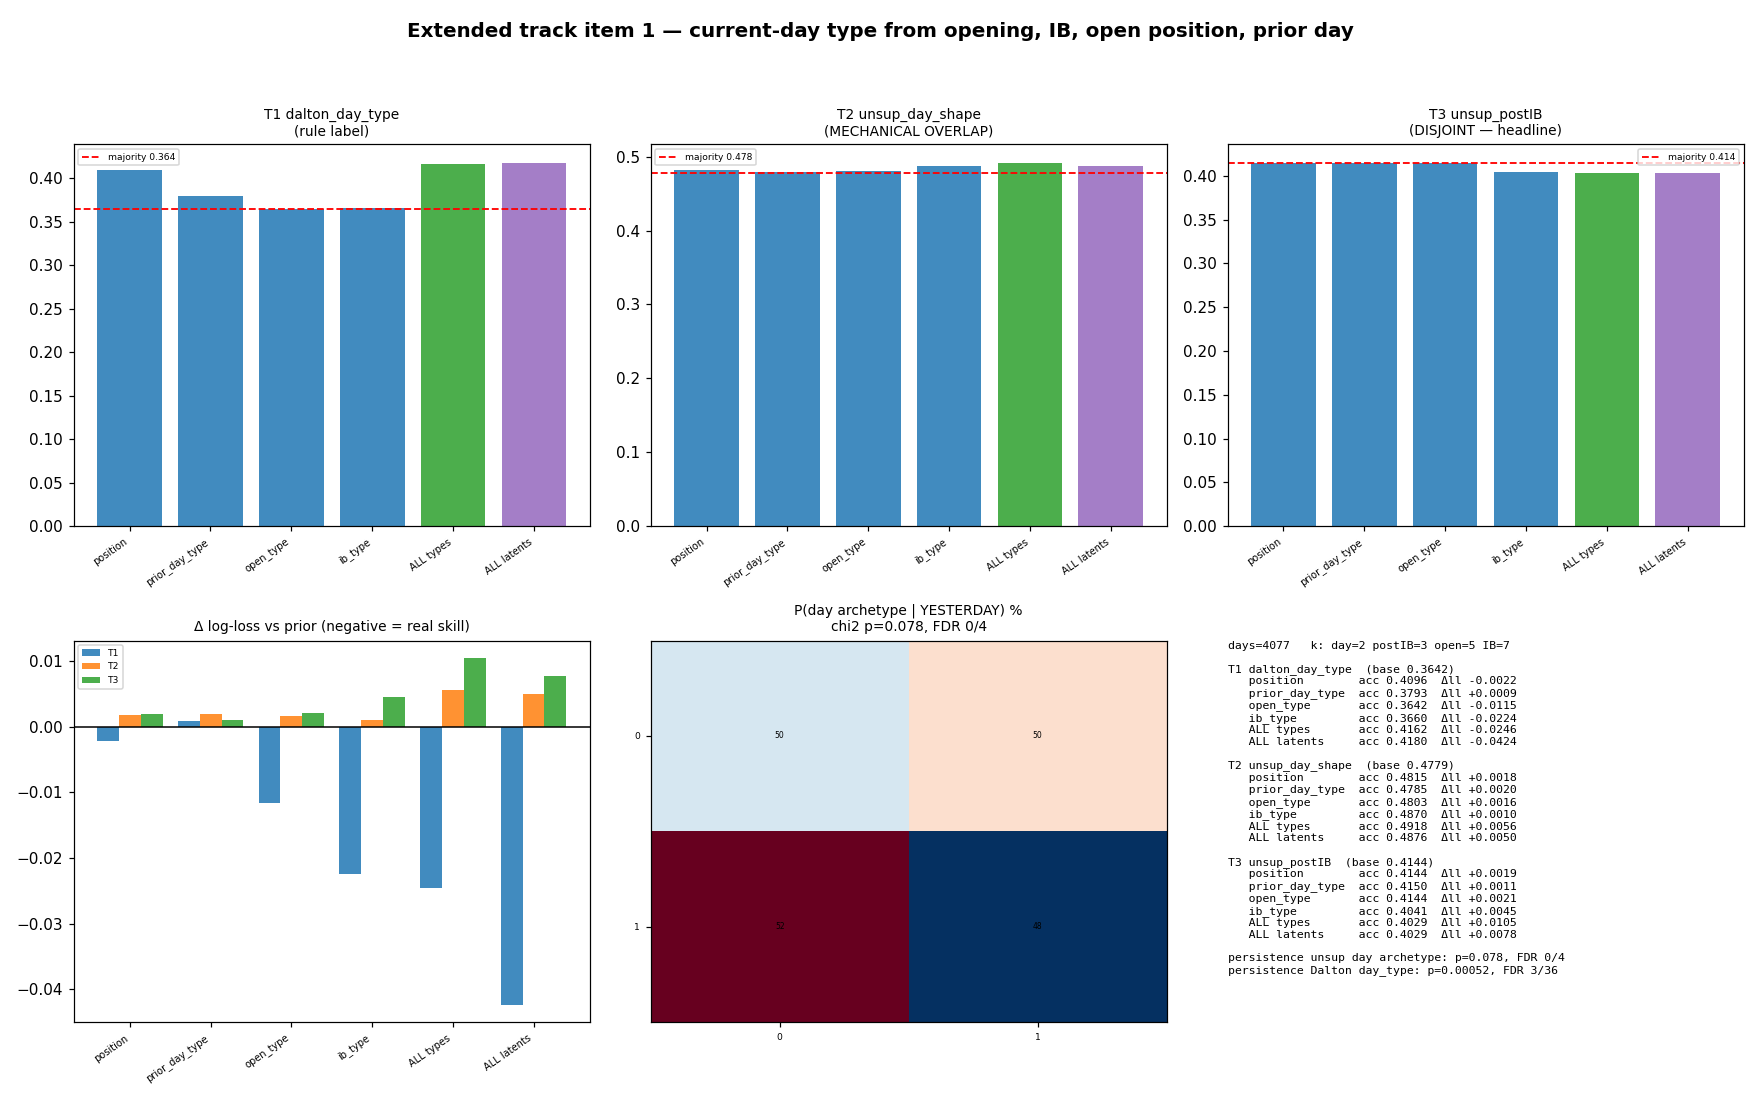

Generate this figure with Python:
"""
predict_day_type_full.py — TRACK ITEM 1 (extended):
  can the type of the CURRENT day be predicted at IB close from
    · the opening type      (unsupervised archetype)
    · the IB type           (unsupervised)
    · the position of the open inside YESTERDAY's profile
    · YESTERDAY's day type  (both unsupervised archetype and Dalton rule)

  Every taxonomy is chosen by BIC ARGMIN on a GaussianMixture fitted on TRAIN years.

THREE TARGETS, AND WHY
  The first hour is physically PART of the day's volume profile, so predicting the
  full-day shape from IB structure is partly tautological. We therefore report:
    T1  dalton_day_type   — the rule label (overlap limited to ib_width_cat)
    T2  unsup_day_shape   — unsupervised full-day archetype  [MECHANICAL OVERLAP:
                            the IB contributes ~15% of the day's volume — read with care]
    T3  unsup_postIB      — unsupervised archetype of the POST-IB profile (minutes
                            60-390) — fully DISJOINT from every predictor, and the
                            version that actually matters ("how will the rest of the
                            day develop?")
  T3 is the honest headline; T1/T2 are context.

TIMING
  All predictors are known by minute 60; all targets complete at the close, so this is
  a genuine forecast made at IB close.

CARRIED-FORWARD LESSON
  Discrete labels lose signal (confirmed 3× in this track), so each block is run in a
  discrete form (types, as asked) and a continuous form (latents) as the upper bound.

USAGE  ./vbt-env/bin/python predict_day_type_full.py [--kmax 10]
"""
import os, argparse, importlib.util, logging
import numpy as np
import pandas as pd

import sys; sys.path.insert(0, os.path.dirname(os.path.dirname(os.path.abspath(__file__))))
import session               # DST-aware cash session (indices/session.py)

import torch
from sklearn.preprocessing import StandardScaler
from sklearn.linear_model import LogisticRegression
from sklearn.mixture import GaussianMixture
from sklearn.metrics import accuracy_score, f1_score, log_loss
from scipy import stats
import matplotlib
matplotlib.use('Agg')
import matplotlib.pyplot as plt

ROOT      = os.path.dirname(os.path.dirname(os.path.abspath(__file__)))   # indices/ root
HERE      = os.path.dirname(os.path.abspath(__file__))   # this script's folder
CACHE     = os.path.join(ROOT, 'cache')
SEED      = 7
TEST_FROM = pd.Timestamp('2020-01-01')
NBINS     = 64
WINDOW    = 60

logging.basicConfig(level=logging.INFO, format='%(asctime)s  %(levelname)-7s %(message)s',
                    datefmt='%H:%M:%S')
log = logging.getLogger('day-pred')
np.random.seed(SEED); torch.manual_seed(SEED)

POS_FEATS = ['open_rel_prior_range', 'dist_from_prior_mid', 'dist_from_prior_poc',
             'abs_gap_vol', 'pctile_extremity', 'outside_range']


def _load(name, path):
    s = importlib.util.spec_from_file_location(name, path)
    m = importlib.util.module_from_spec(s); s.loader.exec_module(m); return m


def bh_fdr(pvals, q=0.10):
    p = np.asarray(pvals, float); n = len(p); order = np.argsort(p)
    passed = p[order] <= q * np.arange(1, n + 1) / n
    out = np.zeros(n, bool)
    if passed.any():
        out[order[:np.max(np.where(passed)[0]) + 1]] = True
    qv = np.empty(n); run = 1.0
    for i in range(n - 1, -1, -1):
        run = min(run, p[order[i]] * n / (i + 1)); qv[order[i]] = run
    return out, qv


def bic_argmin(Ztr, kmax, tag):
    rows = []
    for kk in range(1, kmax + 1):
        gm = GaussianMixture(kk, covariance_type='full', n_init=5, reg_covar=1e-4,
                             random_state=SEED).fit(Ztr)
        rows.append((kk, gm.bic(Ztr), gm.aic(Ztr)))
    sel = pd.DataFrame(rows, columns=['k', 'BIC', 'AIC'])
    k = int(sel.loc[sel['BIC'].idxmin(), 'k'])
    log.info('[%-22s] BIC argmin k=%d', tag, k)
    return k, sel


def post_ib_profiles(rth, n_bins, skip=WINDOW):
    """volume-by-price profile of the POST-IB session (minutes `skip`..close),
    range-normalised and summing to 1 — disjoint from every IB-close predictor."""
    rth = rth.copy(); rth['date'] = rth.index.normalize()
    out = {}
    for date, g in rth.groupby('date'):
        g = g.iloc[skip:]
        if len(g) < 60:
            continue
        lo, hi = g['low'].min(), g['high'].max()
        if hi - lo <= 0:
            continue
        tp = (g['high'].values + g['low'].values + g['close'].values) / 3.0
        idx = np.clip(((tp - lo) / (hi - lo) * n_bins).astype(int), 0, n_bins - 1)
        pr = np.bincount(idx, weights=g['volume'].values.astype(float), minlength=n_bins)
        if pr.sum() <= 0:
            continue
        out[date] = pr / pr.sum()
    return pd.DataFrame(out).T.sort_index()


# ───────────────────────── build ─────────────────────────
def build(kmax):
    es = pd.read_parquet(os.path.join(CACHE, 'es_continuous.parquet'))
    es.index = pd.to_datetime(es.index)
    rth = session.get_rth(es)
    days = pd.read_parquet(os.path.join(CACHE, 'es_days.parquet')); days.index = pd.to_datetime(days.index)

    shape_m = _load('shape_ae', os.path.join(ROOT, 'autoencoders', 'day_shape_autoencoder.py'))
    open_m  = _load('open_ae',  os.path.join(ROOT, 'autoencoders', 'open_type_autoencoder.py'))
    ib_m    = _load('ib_ae',    os.path.join(ROOT, 'autoencoders', 'ib_type_autoencoder.py'))

    def latent(X, index, n_in, latent_dim, epochs, mod):
        trm = index < TEST_FROM
        ae = mod.train_ae(X[trm], n_in, latent_dim, epochs)
        return pd.DataFrame(mod.encode(ae, X), index=index)

    log.info('full-day profiles …')
    prof = shape_m.build_profiles(rth, NBINS)
    Zday = latent(prof.values.astype(np.float32), prof.index, NBINS, 8, 80, shape_m)

    log.info('post-IB profiles (minutes 60-close) …')
    pprof = post_ib_profiles(rth, NBINS)
    Zpost = latent(pprof.values.astype(np.float32), pprof.index, NBINS, 8, 80, shape_m)

    log.info('opening paths …')
    paths, _ = open_m.build_open_paths(rth, WINDOW)
    Zopen = latent(paths.values.astype(np.float32), paths.index, WINDOW, 8, 80, open_m)

    log.info('IB descriptors …')
    Fib = ib_m.build_ib_features(rth, days, bins=24).dropna(subset=ib_m.FEATURES)
    tri = Fib.index < TEST_FROM
    Xi = StandardScaler().fit(Fib.loc[tri, ib_m.FEATURES]).transform(Fib[ib_m.FEATURES]).astype(np.float32)
    Zib = latent(Xi, Fib.index, Xi.shape[1], 4, 120, ib_m)

    # position of the open inside yesterday's profile
    D = days.copy()
    prior_prof = prof.reindex(D.index).shift(1)
    prev_close = D['close_px'].shift(1)
    prng = (D['prev_high'] - D['prev_low']).replace(0, np.nan)
    rel  = (D['open_px'] - D['prev_low']) / prng
    relc = rel.clip(0, 1)
    bidx = (relc * NBINS).astype('float').fillna(0).astype(int).clip(0, NBINS - 1)
    pv = prior_prof.values
    cum = np.full(len(D), np.nan)
    for i in range(len(D)):
        if not np.all(np.isnan(pv[i])) and not np.isnan(relc.iloc[i]):
            cum[i] = np.nansum(pv[i][:bidx.iloc[i] + 1])
    dvol = (D['rv20'] / np.sqrt(252)).replace(0, np.nan)

    A = pd.DataFrame(index=D.index)
    A['open_rel_prior_range'] = rel
    A['dist_from_prior_mid']  = (rel - 0.5).abs()
    A['dist_from_prior_poc']  = (D['open_px'] - D['prev_poc']).abs() / prng
    A['abs_gap_vol']          = ((D['open_px'] - prev_close) / prev_close).abs() / dvol
    A['pctile_extremity']     = np.abs(cum - 0.5)
    A['outside_range']        = ((rel < 0) | (rel > 1)).astype(float)
    A['dalton_day']           = D['day_type'].astype(str)
    A['dalton_day_prev']      = D['day_type'].astype(str).shift(1)

    A = (A.join(Zday.add_prefix('dy'), how='inner')
           .join(Zday.reindex(D.index).shift(1).add_prefix('pd'))     # PRIOR day shape
           .join(Zpost.add_prefix('po'), how='inner')
           .join(Zopen.add_prefix('op'), how='inner')
           .join(Zib.add_prefix('ib'), how='inner'))
    A = A.replace([np.inf, -np.inf], np.nan).dropna()
    A = A[(A['dalton_day'] != 'unknown') & (A['dalton_day_prev'] != 'unknown')]
    return A, kmax


# ───────────────────────── main ─────────────────────────
def main():
    ap = argparse.ArgumentParser()
    ap.add_argument('--kmax', type=int, default=10)
    args = ap.parse_args()

    A, _ = build(args.kmax)
    tr = A.index < TEST_FROM
    te = ~tr
    log.info('dataset: %d days (train %d / test %d)', len(A), tr.sum(), te.sum())

    cols = lambda p: [c for c in A.columns if c.startswith(p) and c[2:].isdigit()]
    Zday, Zpd = A[cols('dy')].values, A[cols('pd')].values
    Zpost, Zop, Zib = A[cols('po')].values, A[cols('op')].values, A[cols('ib')].values

    # ── taxonomies: BIC argmin on train ──
    k_day, sel_day   = bic_argmin(Zday[tr],  args.kmax, 'full-day shape')
    k_post, sel_post = bic_argmin(Zpost[tr], args.kmax, 'post-IB shape')
    k_op, _          = bic_argmin(Zop[tr],   args.kmax, 'opening')
    k_ib, _          = bic_argmin(Zib[tr],   args.kmax, 'IB')
    fit = lambda Z, k: GaussianMixture(k, covariance_type='full', n_init=25,
                                       reg_covar=1e-4, random_state=SEED).fit(Z[tr])
    gm_day = fit(Zday, k_day)
    A['y_day']    = gm_day.predict(Zday)
    A['y_post']   = fit(Zpost, k_post).predict(Zpost)
    A['open_arch'] = fit(Zop, k_op).predict(Zop)
    A['ib_type']   = fit(Zib, k_ib).predict(Zib)
    A['prior_arch'] = gm_day.predict(Zpd)          # SAME taxonomy, applied to prior day
    log.info('k: day=%d  postIB=%d  opening=%d  IB=%d', k_day, k_post, k_op, k_ib)

    # ── predictor blocks (all known at IB close) ──
    scale = lambda c: pd.DataFrame(StandardScaler().fit(A.loc[tr, c]).transform(A[c]),
                                   index=A.index, columns=c)
    B = {
        'position':        scale(POS_FEATS),
        'prior_day_type':  pd.concat([pd.get_dummies(A['prior_arch'], prefix='pa'),
                                      pd.get_dummies(A['dalton_day_prev'], prefix='pdt')], axis=1),
        'open_type':       pd.get_dummies(A['open_arch'], prefix='oa'),
        'ib_type':         pd.get_dummies(A['ib_type'], prefix='ib'),
    }
    B['ALL types']    = pd.concat([B['position'], B['prior_day_type'],
                                   B['open_type'], B['ib_type']], axis=1)
    B['ALL latents']  = pd.concat([B['position'], scale(cols('pd')),
                                   scale(cols('op')), scale(cols('ib'))], axis=1)

    TARGETS = [('T1 dalton_day_type', A['dalton_day'].values, 'rule label'),
               ('T2 unsup_day_shape', A['y_day'].values, 'MECHANICAL OVERLAP'),
               ('T3 unsup_postIB', A['y_post'].values, 'DISJOINT — headline')]

    results = {}
    for tname, y, note in TARGETS:
        log.info('══ %s  (%s) ══', tname, note)
        res = {}
        for bname, X in B.items():
            c = LogisticRegression(max_iter=4000, C=1.0).fit(X.values[tr], y[tr])
            pred = c.predict(X.values[te])
            acc = accuracy_score(y[te], pred)
            f1m = f1_score(y[te], pred, average='macro', zero_division=0)
            ll = log_loss(y[te], c.predict_proba(X.values[te]), labels=c.classes_)
            maj = pd.Series(y[tr]).value_counts().idxmax()
            base = (y[te] == maj).mean()
            prior = pd.Series(y[tr]).value_counts(normalize=True).reindex(c.classes_).fillna(1e-9).values
            ll0 = log_loss(y[te], np.tile(prior, (te.sum(), 1)), labels=c.classes_)
            log.info('  [%-16s] acc=%.4f (base %.4f)  F1=%.3f  ll=%.4f (prior %.4f)  Δll=%+.4f',
                     bname, acc, base, f1m, ll, ll0, ll - ll0)
            res[bname] = dict(acc=acc, base=base, f1=f1m, ll=ll, ll0=ll0, dll=ll - ll0)
        results[tname] = res

    # ── persistence: does the day type repeat? ──
    log.info('══ day-type PERSISTENCE (does yesterday repeat?) ══')
    pers = {}
    for name, cur, prv in [('unsup day archetype', A['y_day'], A['prior_arch']),
                           ('Dalton day_type', A['dalton_day'], A['dalton_day_prev'])]:
        cnt = pd.crosstab(prv, cur)
        pct = pd.crosstab(prv, cur, normalize='index').mul(100).round(1)
        chi2, p, dof, _ = stats.chi2_contingency(cnt.values)
        base = cur.value_counts(normalize=True)
        ps, cells = [], []
        for r_ in cnt.index:
            n = cnt.loc[r_].sum()
            for cc in cnt.columns:
                p1, p0 = cnt.loc[r_, cc] / n, base[cc]
                se = np.sqrt(p0 * (1 - p0) / n)
                ps.append(2 * (1 - stats.norm.cdf(abs(p1 - p0) / se)) if se > 0 else 1.0)
                cells.append((r_, cc, n, p1 * 100, p0 * 100))
        sig, qv = bh_fdr(ps)
        log.info('  [%s] chi2=%.1f dof=%d p=%.3g  FDR-significant %d/%d',
                 name, chi2, dof, p, sig.sum(), len(sig))
        pers[name] = (pct, p, int(sig.sum()), len(sig))

    # ── figure ──
    fig = plt.figure(figsize=(16, 10))
    fig.suptitle('Extended track item 1 — current-day type from opening, IB, open position, prior day',
                 fontsize=13, weight='bold')
    bn = list(B.keys())

    for i, (tname, _, note) in enumerate(TARGETS):
        ax = fig.add_subplot(2, 3, i + 1)
        accs = [results[tname][b]['acc'] for b in bn]
        base = results[tname][bn[0]]['base']
        ax.bar(range(len(bn)), accs, color=['C0'] * 4 + ['C2', 'C4'], alpha=.85)
        ax.axhline(base, color='r', ls='--', lw=1.2, label=f'majority {base:.3f}')
        ax.set_xticks(range(len(bn))); ax.set_xticklabels(bn, rotation=35, fontsize=6.5, ha='right')
        ax.set_title(f'{tname}\n({note})', fontsize=9); ax.legend(fontsize=6)

    ax = fig.add_subplot(2, 3, 4)
    w = 0.27
    for j, (tname, _, _) in enumerate(TARGETS):
        d = [results[tname][b]['dll'] for b in bn]
        ax.bar(np.arange(len(bn)) + (j - 1) * w, d, w, label=tname.split()[0], alpha=.85)
    ax.axhline(0, color='k', lw=1)
    ax.set_xticks(range(len(bn))); ax.set_xticklabels(bn, rotation=35, fontsize=6.5, ha='right')
    ax.set_title('Δ log-loss vs prior (negative = real skill)', fontsize=9); ax.legend(fontsize=6)

    ax = fig.add_subplot(2, 3, 5)
    pct, p, s, n = pers['unsup day archetype']
    im = ax.imshow(pct.values, cmap='RdBu_r', aspect='auto')
    ax.set_xticks(range(pct.shape[1])); ax.set_xticklabels(pct.columns, fontsize=6)
    ax.set_yticks(range(pct.shape[0])); ax.set_yticklabels(pct.index, fontsize=6)
    ax.set_title(f'P(day archetype | YESTERDAY) %\nchi2 p={p:.2g}, FDR {s}/{n}', fontsize=9)
    for a_ in range(pct.shape[0]):
        for b_ in range(pct.shape[1]):
            ax.text(b_, a_, f'{pct.values[a_,b_]:.0f}', ha='center', va='center', fontsize=5)

    ax = fig.add_subplot(2, 3, 6); ax.axis('off')
    lines = [f'days={len(A)}   k: day={k_day} postIB={k_post} open={k_op} IB={k_ib}', '']
    for tname, _, note in TARGETS:
        r = results[tname]
        lines.append(f'{tname}  (base {r[bn[0]]["base"]:.4f})')
        for b in bn:
            lines.append(f'   {b:<15} acc {r[b]["acc"]:.4f}  Δll {r[b]["dll"]:+.4f}')
        lines.append('')
    for k_, (pct_, p_, s_, n_) in pers.items():
        lines.append(f'persistence {k_}: p={p_:.2g}, FDR {s_}/{n_}')
    ax.text(0, 1, '\n'.join(lines), va='top', ha='left', fontsize=7.5, family='monospace')

    fig.tight_layout(rect=[0, 0, 1, 0.95])
    out = os.path.join(HERE, 'predict_day_type_full.png')
    fig.savefig(out, dpi=110); log.info('saved figure → %s', out)

    print('\n' + '=' * 78)
    print('EXTENDED TRACK 1 — current-day type from opening + IB + open position + prior day')
    print('=' * 78)
    for tname, _, note in TARGETS:
        r = results[tname]
        print(f'\n{tname}  ({note})   base={r[bn[0]]["base"]:.4f}')
        for b in bn:
            print(f'  {b:<15} acc {r[b]["acc"]:.4f}   Δlogloss {r[b]["dll"]:+.4f}')
    print('\npersistence:', {k_: f'p={v[1]:.2g}, FDR {v[2]}/{v[3]}' for k_, v in pers.items()})
    print('=' * 78)


if __name__ == '__main__':
    main()
